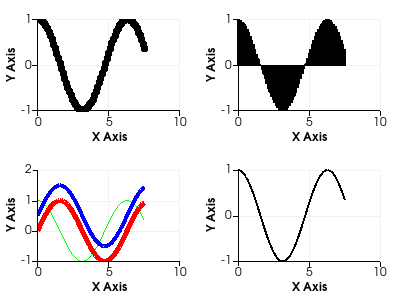

Write the Python code that produced this figure.
#!/usr/bin/env python
# Demonstrate four fixed-size charts arranged in a 2x2 grid within a single scene.

import math

import vtkmodules.vtkInteractionStyle  # noqa: F401
import vtkmodules.vtkRenderingContextOpenGL2  # noqa: F401
import vtkmodules.vtkRenderingOpenGL2  # noqa: F401

from vtkmodules.vtkChartsCore import vtkAxis, vtkChartXY
from vtkmodules.vtkCommonCore import vtkFloatArray
from vtkmodules.vtkCommonDataModel import vtkRectf, vtkTable
from vtkmodules.vtkRenderingContext2D import vtkContextActor
from vtkmodules.vtkRenderingCore import (
    vtkRenderWindow,
    vtkRenderWindowInteractor,
    vtkRenderer,
)

# Create a table with some points in it.
table = vtkTable()
arr_x = vtkFloatArray()
arr_x.SetName("X Axis")
table.AddColumn(arr_x)
arr_c = vtkFloatArray()
arr_c.SetName("Cosine")
table.AddColumn(arr_c)
arr_s = vtkFloatArray()
arr_s.SetName("Sine")
table.AddColumn(arr_s)
arr_s2 = vtkFloatArray()
arr_s2.SetName("Sine2")
table.AddColumn(arr_s2)

num_points = 69
inc = 7.5 / (num_points - 1)
table.SetNumberOfRows(num_points)
for i in range(num_points):
    table.SetValue(i, 0, i * inc)
    table.SetValue(i, 1, math.cos(i * inc))
    table.SetValue(i, 2, math.sin(i * inc))
    table.SetValue(i, 3, math.sin(i * inc) + 0.5)

# Chart 1: multiple line plots (bottom-left).
chart1 = vtkChartXY()
chart1.SetAutoSize(False)
chart1.SetSize(vtkRectf(0.0, 0.0, 200.0, 150.0))
line = chart1.AddPlot(vtkChartXY.LINE)
line.SetInputData(table, 0, 1)
line.SetColor(0, 255, 0, 255)
line.SetWidth(1.0)
line = chart1.AddPlot(vtkChartXY.LINE)
line.SetInputData(table, 0, 2)
line.SetColor(255, 0, 0, 255)
line.SetWidth(5.0)
line = chart1.AddPlot(vtkChartXY.LINE)
line.SetInputData(table, 0, 3)
line.SetColor(0, 0, 255, 255)
line.SetWidth(4.0)

# Chart 2: single line plot (bottom-right).
chart2 = vtkChartXY()
chart2.SetAutoSize(False)
chart2.SetSize(vtkRectf(200.0, 0.0, 200.0, 150.0))
line = chart2.AddPlot(vtkChartXY.LINE)
line.SetInputData(table, 0, 1)

# Chart 3: point plot (top-left).
chart3 = vtkChartXY()
chart3.SetAutoSize(False)
chart3.SetSize(vtkRectf(0.0, 150.0, 200.0, 150.0))
line = chart3.AddPlot(vtkChartXY.POINTS)
line.SetInputData(table, 0, 1)

# Chart 4: bar plot (top-right).
chart4 = vtkChartXY()
chart4.SetAutoSize(False)
chart4.SetSize(vtkRectf(200.0, 150.0, 200.0, 150.0))
line = chart4.AddPlot(vtkChartXY.BAR)
line.SetInputData(table, 0, 1)
chart4.GetAxis(vtkAxis.BOTTOM).SetBehavior(vtkAxis.FIXED)
chart4.GetAxis(vtkAxis.BOTTOM).SetRange(0.0, 10.0)

# Context actor and scene wiring.
context_actor = vtkContextActor()
context_actor.GetScene().AddItem(chart1)
context_actor.GetScene().AddItem(chart2)
context_actor.GetScene().AddItem(chart3)
context_actor.GetScene().AddItem(chart4)

# Renderer
renderer = vtkRenderer()
renderer.SetBackground(1.0, 1.0, 1.0)
context_actor.GetScene().SetRenderer(renderer)
renderer.AddActor(context_actor)

# Window
render_window = vtkRenderWindow()
render_window.SetSize(400, 300)
render_window.SetMultiSamples(0)
render_window.AddRenderer(renderer)
render_window.SetWindowName("plot matrix")

# Interactor
interactor = vtkRenderWindowInteractor()
interactor.SetRenderWindow(render_window)

interactor.Initialize()
interactor.Start()
